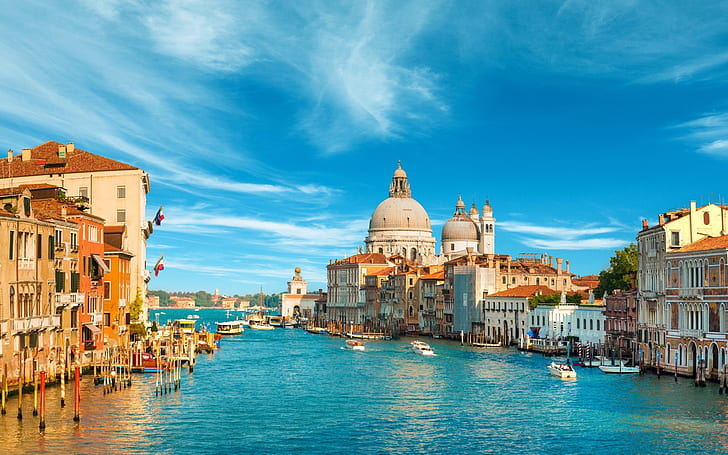
#> input picture OpenCv_testes/LearningOpenCV/1-imagem/veneza.jpg, 728 x 455 px, found by its file name
$ python line_detection.py
#> lines starting #> are read from the running program, lines starting #| are printed output that depends on the picture; after the words box and inside, x2 and y2 are one past the last pixel; in counts of white or black regions, pixels touching at a corner belong together; long printed decimals are rounded
# Traca todas as linhas identificadas na imagem. Teste para deteccao de linhas
import cv2
import numpy as np

# Reading the required image in
# which operations are to be done.
# Make sure that the image is in the same
# directory in which this python program is
imagePath = "/home/felipe/Hawkings/OpenCV/OpenCv_testes/LearningOpenCV/1-imagem/veneza.jpg"
# imagePath = "/home/felipe/Hawkings/OpenCV/OpenCv_testes/LearningOpenCV/1-imagem/tigre.jpg"
img = cv2.imread(imagePath)
#> img is the input picture: shape (455, 728, 3); mean B, G, R 163.7, 152.7, 95.1

# Convert the img to grayscale
gray = cv2.cvtColor(img,cv2.COLOR_BGR2GRAY)
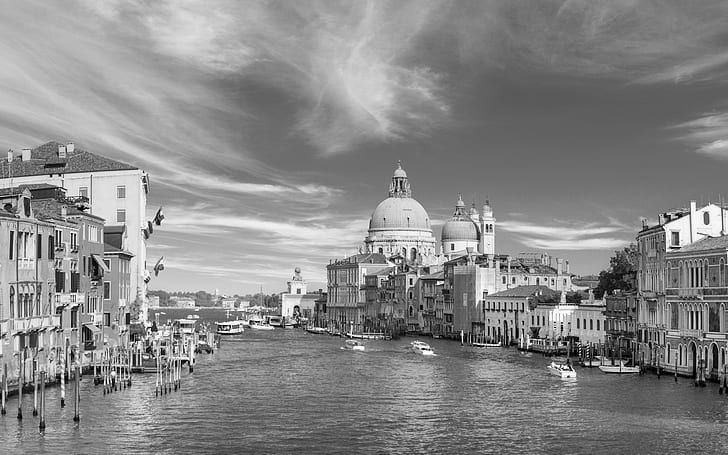
#> gray: shape (455, 728); min 0, max 255, mean 136.7

# Apply edge detection method on the image
edges = cv2.Canny(gray,50,150,apertureSize = 3)
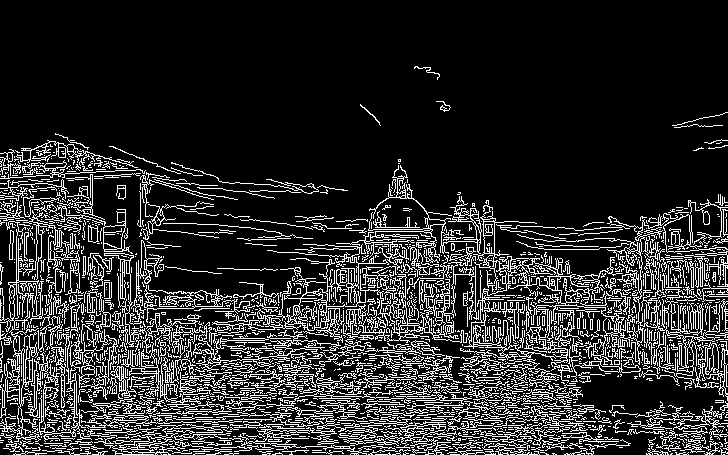
#> edges: shape (455, 728); 17.1% white in thin lines or dots, all inside (x1, y1, x2, y2) = (0, 66, 728, 455)

# This returns an array of r and theta values
lines = cv2.HoughLines(edges,1,np.pi/180, 200)
#> lines = 1375 rows, first 8: [431, 1.55], [425, 1.57], [352, 1.69], [375, 1.68], [398, 1.38], [419, 1.57], [332, 1.57], [374, 1.57]
cv2.imshow("gray",gray)
k = cv2.waitKey(0)
#> (key Esc is pressed here)
# The below for loop runs till r and theta values
# are in the range of the 2d array
cR = 0
cG = 0
for c in range(0,len(lines)):
	r_theta = lines[c][0]
	print(r_theta)
	r,theta = r_theta
	# Stores the value of cos(theta) in a
	a = np.cos(theta)

	# Stores the value of sin(theta) in b
	b = np.sin(theta)

	# x0 stores the value rcos(theta)
	x0 = a*r

	# y0 stores the value rsin(theta)
	y0 = b*r

	# x1 stores the rounded off value of (rcos(theta)-1000sin(theta))
	x1 = int(x0 + 1000*(-b))

	# y1 stores the rounded off value of (rsin(theta)+1000cos(theta))
	y1 = int(y0 + 1000*(a))

	# x2 stores the rounded off value of (rcos(theta)+1000sin(theta))
	x2 = int(x0 - 1000*(-b))

	# y2 stores the rounded off value of (rsin(theta)-1000cos(theta))
	y2 = int(y0 - 1000*(a))

	# cv2.line draws a line in img from the point(x1,y1) to (x2,y2).
	# (0,0,255) denotes the colour of the line to be
	#drawn. In this case, it is red.
	if(cR >255):
		cR = 0
	if(cG > 255):
		cG = cG-255
	cv2.line(img,(x1,y1), (x2,y2), (cR,cG,255),1)
	cR+=1
	cG+=2
#> this loop made 1375 passes
#> (r, theta, a, b, x0, y0, x1, y1) on passes 1 to 3: (431, 1.55, 0.0175, 1, 7.52, 430.9, -992, 448), (425, 1.57, -4.37e-08, 1, -1.86e-05, 425, -1000, 424), (352, 1.69, -0.122, 0.993, -42.9, 349.4, -1035, 227)
#| [431.         1.553]
#| [425.          1.571]
#| [352.          1.693]
#| [375.          1.676]
#| [398.        1.379]
#| [419.          1.571]
#| [332.          1.571]
#| [374.          1.571]
#> (further printed lines are left out)
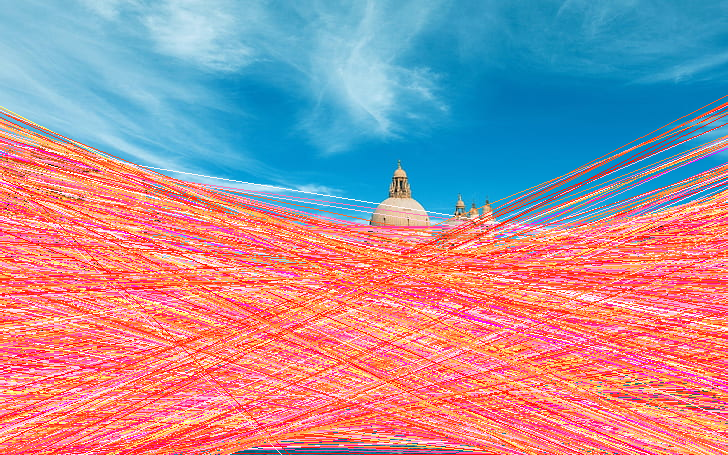
#> img: shape (455, 728, 3); mean B, G, R 155.2, 144, 173.6

# All the changes made in the input image are finally
# written on a new image houghlines.jpg
cv2.imwrite("linesDetected.jpg", img)

cv2.imshow("Linhas Detectadas",img)
k = cv2.waitKey(0)
#> (key Esc is pressed here)
